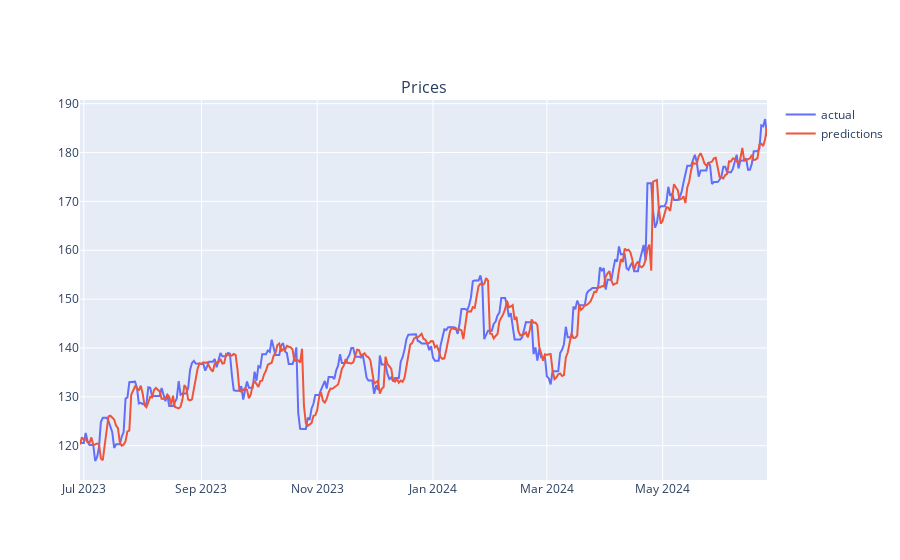

Notebook code cell kept with this figure:
### Code cell
actual = y_test
predictions = pd.DataFrame(y_pred, columns=y_test.columns, index=y_test.index)

fig = go.Figure()

# Create the subplots
fig = make_subplots(rows=1, cols=1, shared_xaxes=False, vertical_spacing=0.1,
                    subplot_titles=("Prices", ""))

fig.add_trace(
    go.Scatter(
        x=actual.index,
        y=actual.target,
        name='actual'
    ),
    row=1,
    col=1,
    secondary_y=False)

fig.add_trace(
    go.Scatter(
        x=predictions.index,
        y=predictions.target,
        name='predictions'
    ),
    row=1,
    col=1,
    secondary_y=False)


fig.show()

### Figure 1 — Plotly figure (JSON) as saved in the notebook; plotly's stock layout.template omitted (floating-point values rounded to 4 significant figures; data arrays with more than 128 entries replaced by an {"elided": "..."} marker saying what was removed)
{"data": [{"name": "actual", "type": "scatter", "x": {"elided": "363 str values"}, "xaxis": "x", "y": {"elided": "363 float values"}, "yaxis": "y"}, {"name": "predictions", "type": "scatter", "x": {"elided": "363 str values"}, "xaxis": "x", "y": {"elided": "363 float values"}, "yaxis": "y"}], "layout": {"annotations": [{"font": {"size": 16}, "showarrow": false, "text": "Prices", "x": 0.5, "xanchor": "center", "xref": "paper", "y": 1, "yanchor": "bottom", "yref": "paper"}], "autosize": true, "xaxis": {"anchor": "y", "autorange": true, "domain": [0, 1], "range": ["2023-06-29", "2024-06-25"], "type": "date"}, "yaxis": {"anchor": "x", "autorange": true, "domain": [0, 1], "range": [113.0, 190.7], "type": "linear"}}}
